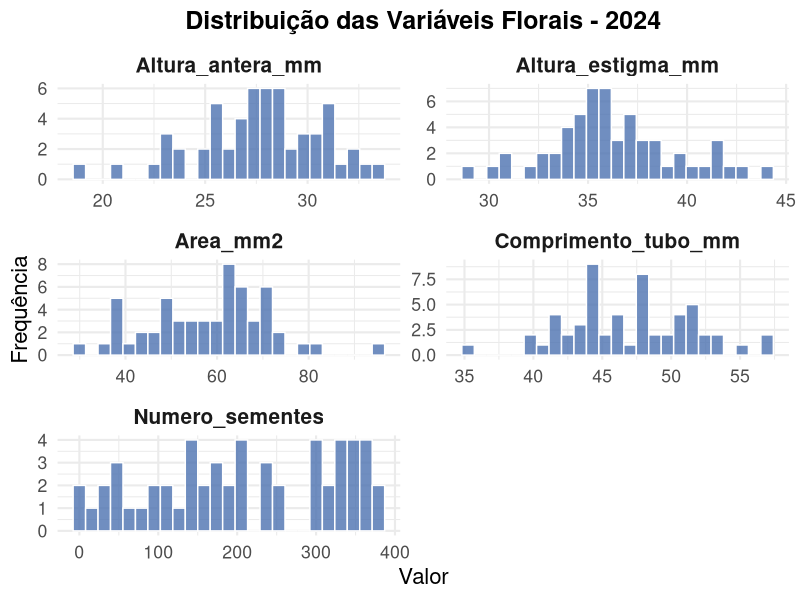
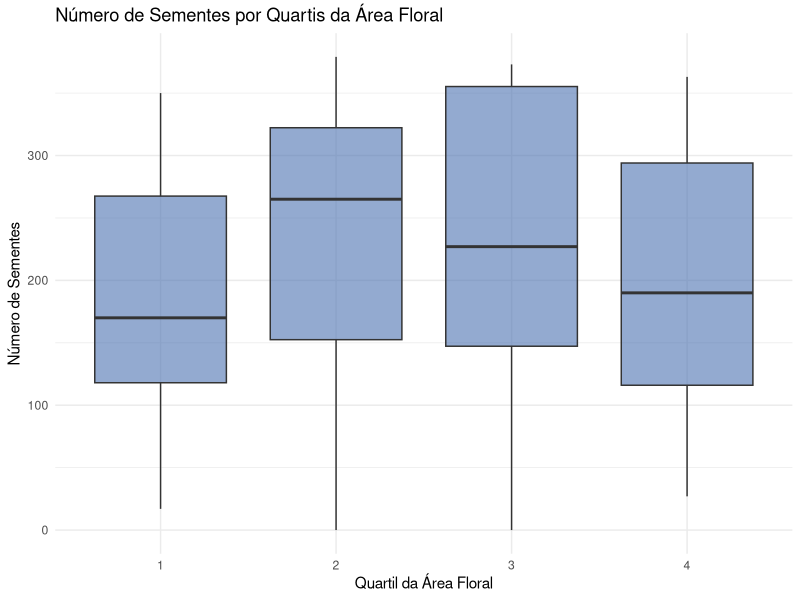
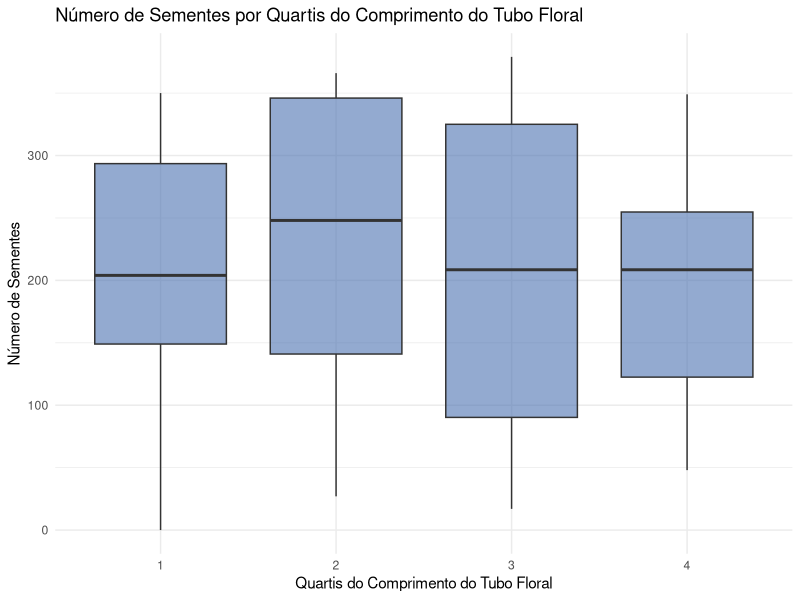
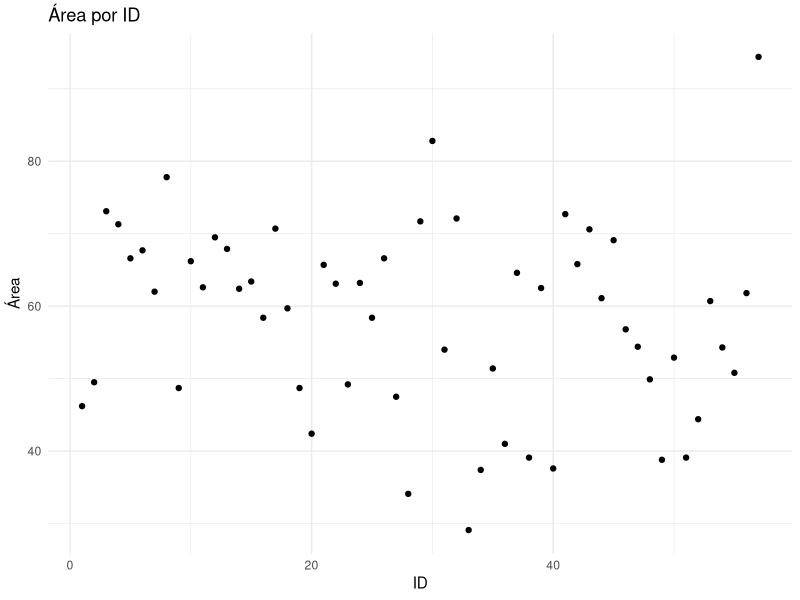
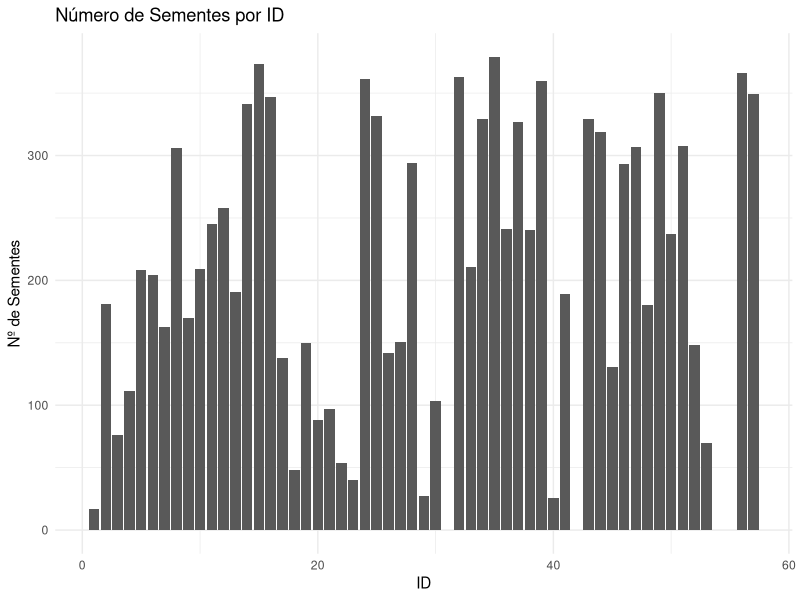
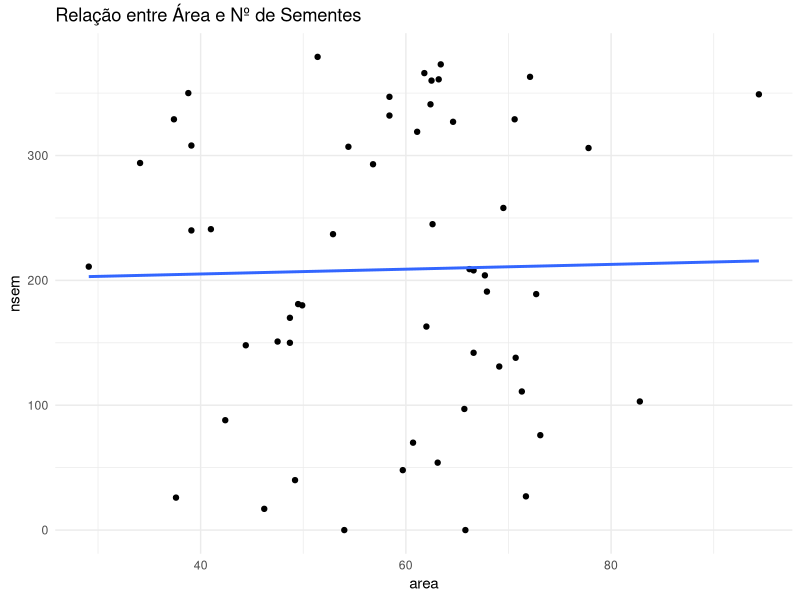

The R source for these figures, in order:
## ---- chunk 1
knitr::opts_chunk$set(echo = TRUE)
## ---- chunk 2
library(tidyverse)

df <- read.csv("Dados_Oenothera_2024.csv")

head(df)
## ---- chunk 3
glimpse(df)
colSums(is.na(df))
## ---- chunk 4
df_clean <- df
colSums(is.na(df_clean))
## ---- chunk 5
summary(df_clean)

df_clean %>%
  summarise(
    media_area = mean(area, na.rm = TRUE),
    sd_area = sd(area, na.rm = TRUE),
    media_tubo = mean(tubo, na.rm = TRUE),
    sd_tubo = sd(tubo, na.rm = TRUE),
    media_antera = mean(antera, na.rm = TRUE),
    media_estigma = mean(estigma, na.rm = TRUE),
    media_nsem = mean(nsem, na.rm = TRUE),
    sd_nsem = sd(nsem, na.rm = TRUE)
  )
## ---- chunk 6
library(ggplot2)
library(tidyr)
## ---- chunk 7
df_clean_plot <- df_clean %>%
  rename(
    Area_mm2 = area,
    Comprimento_tubo_mm = tubo,
    Altura_antera_mm = antera,
    Altura_estigma_mm = estigma,
    Numero_sementes = nsem
  )
## ---- chunk 8
df_clean_plot %>%
  pivot_longer(
    cols = c(Area_mm2, Comprimento_tubo_mm, Altura_antera_mm, Altura_estigma_mm, Numero_sementes),
    names_to = "Variavel",
    values_to = "Valor"
  ) %>%
  ggplot(aes(x = Valor)) +
  geom_histogram(bins = 25, fill = "#4C72B0", color = "white", alpha = 0.8) +
  facet_wrap(~ Variavel, scales = "free", ncol = 2) +
  labs(
    title = "Distribuição das Variáveis Florais - 2024",
    x = "Valor",
    y = "Frequência"
  ) +
  theme_minimal(base_size = 16) +
  theme(
    plot.title = element_text(face = "bold", size = 18, hjust = 0.5),
    strip.text = element_text(size = 15, face = "bold")
  )
## ---- chunk 9
df_clean %>%
  mutate(area_quartil = ntile(area, 4)) %>%
  ggplot(aes(x = factor(area_quartil), y = nsem)) +
  geom_boxplot(fill = "#4C72B0", alpha = .6) +
  labs(
    x = "Quartil da Área Floral",
    y = "Número de Sementes",
    title = "Número de Sementes por Quartis da Área Floral"
  ) +
  theme_minimal()
## ---- chunk 10
df_clean %>%
  mutate(tubo_quartil = ntile(tubo, 4)) %>%
  ggplot(aes(x = factor(tubo_quartil), y = nsem)) +
  geom_boxplot(fill = "#4C72B0", alpha = .6) +
  labs(
    x = "Quartis do Comprimento do Tubo Floral",
    y = "Número de Sementes",
    title = "Número de Sementes por Quartis do Comprimento do Tubo Floral"
  ) +
  theme_minimal()
## ---- chunk 11
knitr::opts_chunk$set(echo = TRUE)
library(dplyr)
library(ggplot2)
## ---- chunk 12
dados <- read.csv("Dados_Oenothera_2024.csv")
head(dados)
## ---- chunk 13
str(dados)
## ---- chunk 14
dados_summary <- summary(dados)
dados_summary
## ---- chunk 15
ggplot(dados, aes(x = id, y = area)) +
  geom_point() +
  theme_minimal() +
  labs(title = "Área por ID", x = "ID", y = "Área")
## ---- chunk 16
ggplot(dados, aes(x = id, y = nsem)) +
  geom_col() +
  theme_minimal() +
  labs(title = "Número de Sementes por ID", x = "ID", y = "Nº de Sementes")
## ---- chunk 17
ggplot(dados, aes(x = area, y = nsem)) +
  geom_point() +
  geom_smooth(method = "lm", se = FALSE) +
  theme_minimal() +
  labs(title = "Relação entre Área e Nº de Sementes")
## ---- chunk 18
modelo <- lm(nsem ~ area, data = dados)
summary(modelo)
